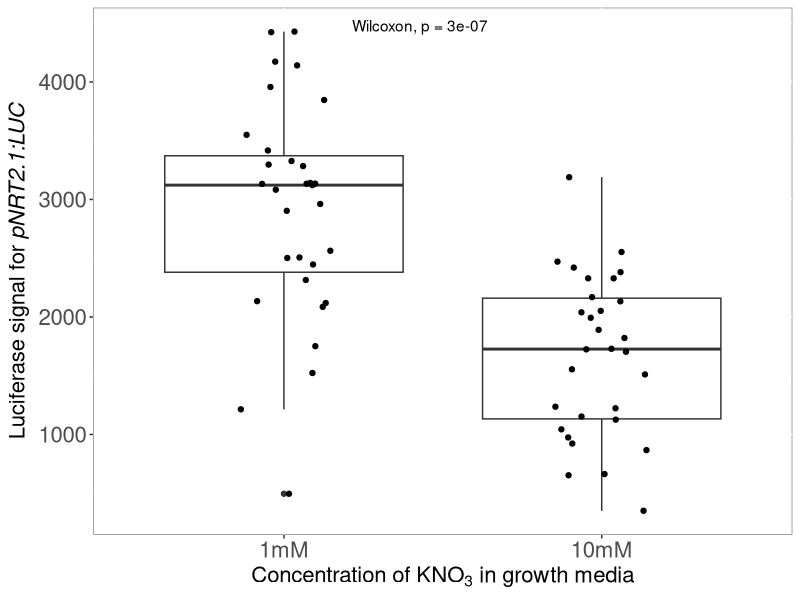
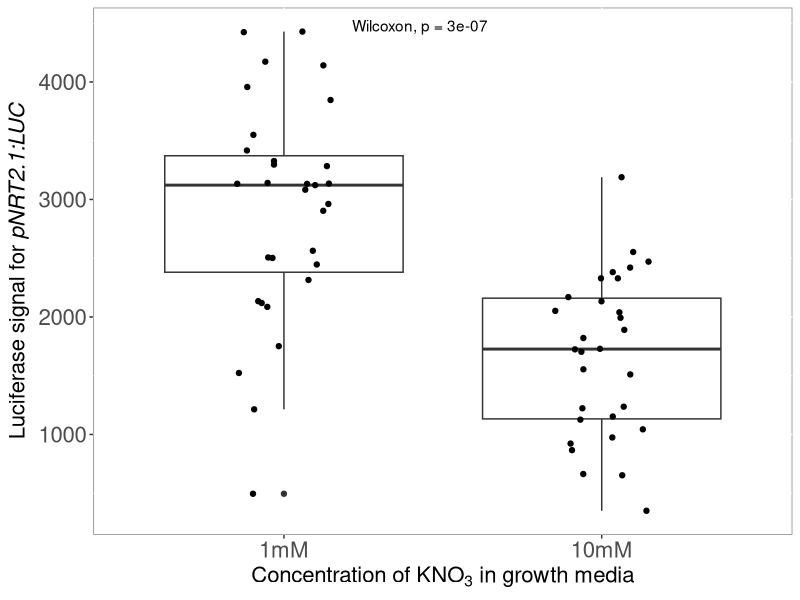

These figures' R source, in order:
## ---- chunk 1
knitr::opts_chunk$set(echo = TRUE)
## ---- chunk 2
library(tidyverse)
library(ggpubr)
library(RColorBrewer)
## ---- chunk 3
luc_SC13 <- read_tsv("SC13_1mM_10mM_distribution/20220324_SC_13_9D_analyse.txt") 


luc_SC13_norm <- mutate(luc_SC13, RawIntDenDivArea=raw_integrated_density/area) %>% 
  filter(seedling=="background") %>% 
  group_by(KNO3, plate) %>% 
  summarise(MeanBack=mean(RawIntDenDivArea)) %>% 
  full_join(luc_SC13, by=c(  "KNO3"="KNO3", "plate"="plate")) %>% 
  mutate(RawIntDen_NormBack= raw_integrated_density-(MeanBack*area)) %>% 
  mutate(root_length_mm= length/4,
         RawIntDen_NormBack_NormLen=RawIntDen_NormBack/root_length_mm) %>% 
  filter(seedling!="background")

## ---- chunk 4

mutate(luc_SC13_norm, KNO3=factor(KNO3, levels=c("1mM", "10mM"))) %>% 
ggplot( aes(x=KNO3, y=RawIntDen_NormBack_NormLen)) +
  geom_boxplot()+
  geom_jitter(height=0, width=0.15) +
  xlab(bquote('Concentration of KNO'[3]*' in growth media')) +
  ylab(expression(paste("Luciferase signal for ", italic("pNRT2.1:LUC")))) +
  theme(legend.text=element_text(size=16),legend.title = element_text(size=16, face="bold"), 
        axis.text=element_text(size=16), axis.title=element_text(size=16),
        plot.title = element_text(size=20,face="bold"),
        panel.background = element_rect(fill = "white", colour = "grey50")) +
  stat_compare_means(label.x=1.3)

ggsave("Distribution_1mM_10mM_SC13.jpg", height = 4.3, width = 4.8)

## ---- chunk 5

group_by(luc_SC13_norm, KNO3) %>% 
  summarise(meanKNO3=(mean(RawIntDen_NormBack_NormLen)),
            diffQuartiles=quantile(RawIntDen_NormBack_NormLen, 0.75)/quantile(RawIntDen_NormBack_NormLen, 0.25)) 

# 2906.896/1673.501= 1.737015

